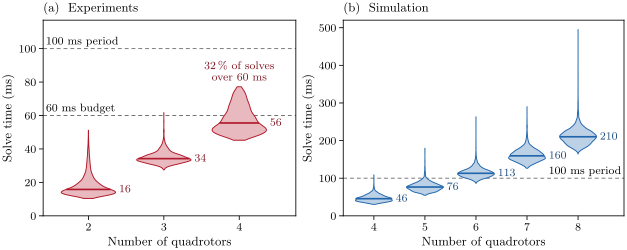

Reproduce this figure in Python.
#!/usr/bin/env python3
"""5 Nov copy of review_2026-10-30/fig_solve_time.py: real world red and simulation blue, as in fig_summary; 'quadrotors'.

The planner's solve time per tick against the number of carriers, as flown at five SQP iterations per tick.

Message: the solve grows with the team. On the ground computer, in flight, every solve finished inside the 100 ms
period; the median was 16, 34 and 56 ms with two, three and four carriers, and with four a third of the solves ran
past the 60 ms budget. In simulation, on a different computer, the median grew to 210 ms with eight.
Hero: (a) the real-world distributions (violins), the 60 ms budget and the 100 ms period dashed grey. (b) the same in
simulation, smaller and in the other colour: a different computer, no budget, and slower than real time.
Left out: the rest of the tick (references, publishing, logging: in index.md), the 22 Oct flights (an older code
tree, 0.55 m cables), ticks without a solve (log rows whose `published` is not 'solved' repeat the last solve time:
after touchdown and before the lift), the budget line in (b) (the simulation has none). Each violin spans all its solves.
Data: the planner log (logs/dissipative_planner/*/log.csv), phase 'planner', published 'solved', solve_ms grouped by
its column n. Real world: 28 Oct (pair) and 29 Oct (triangle, four) flights, tree 413ec0e (the planner unchanged in
the working copy). Simulation: lab batch 18 (R2764-R2779), tree week7 63b504f, two runs at a time, RTF 0.22-0.25.
"""
import glob
import os
import sys

import numpy as np
import pandas as pd

sys.path.insert(0, os.path.join(os.path.dirname(os.path.abspath(__file__)), '..', 'review_2026-10-30'))
from review30_style import S, TEXT  # noqa: E402
TEXT_OF = {S.RED: '#7d111e', S.BLUE: '#174778'}     # value labels at 70 % (Wesley 14 Nov: the text was too light)
S.HERE = os.path.dirname(os.path.abspath(__file__))     # save beside this 5 Nov copy

RIG = os.path.join(S.REPO, 'results', 'rig')
REAL = {2: [('2026-10-28', f) for f in ('f2a', 'ls2a', 'ls2b_4', 'f2b', 'f2c')],
        3: [('2026-10-29', f) for f in ('sq2_5', 'sq3', 'sq4_5', 'sq5_2', 'k1_4')],
        4: [('2026-10-29', f) for f in ('h4', 'h4f_3', 'f4')]}
SIM = [f'R{r}' for r in range(2764, 2780)]
BUDGET_MS, PERIOD_MS = 60.0, 100.0


def solved(path):
    d = pd.read_csv(path, low_memory=False)
    return d[(d.phase == 'planner') & (d.published == 'solved')]


def load_real():
    out = {}
    for n, flights in REAL.items():
        parts = []
        for day, name in flights:
            (path,) = glob.glob(os.path.join(RIG, day, f'{name}_logs', 'logs', 'dissipative_planner', '*', 'log.csv'))
            p = solved(path)
            assert (p.n == n).all(), (name, sorted(p.n.unique()))
            parts.append(p)
        out[n] = pd.concat(parts)
    return out


def load_sim():
    out = {}
    for rid in SIM:
        (path,) = glob.glob(os.path.join(S.REPO, 'results', '2026-10-2*', f'{rid}_*', 'logs', 'dissipative_planner',
                                         '*', 'log.csv'))
        for n, g in solved(path).groupby('n'):
            out.setdefault(int(n), []).append(g)
    return {n: pd.concat(v) for n, v in sorted(out.items())}


def summary(label, groups):
    print(f'{label}: n, ticks, solve p50 / p95 / max (ms), over {BUDGET_MS:.0f} ms, cut short (<5 SQP), '
          f'tick p50 / p95 (ms), tick over {PERIOD_MS:.0f} ms')
    for n, g in groups.items():
        s, t = g.solve_ms.to_numpy(float), g.tick_ms.to_numpy(float)
        print(f'  {n}  {s.size:5d}  {np.median(s):6.1f} {np.percentile(s, 95):6.1f} {s.max():6.1f}  '
              f'{100 * np.mean(s > BUDGET_MS):5.1f} %  {100 * np.mean(g.sqp_calls < 5):4.1f} %  '
              f'{np.median(t):6.1f} {np.percentile(t, 95):6.1f}  {100 * np.mean(t > PERIOD_MS):4.1f} %')


def tint(colour, a):
    """colour mixed with white: a = 1 is the colour, 0 is white."""
    rgb = np.array(S.plt.matplotlib.colors.to_rgb(colour))
    return tuple(1.0 - a * (1.0 - rgb))


def violins(ax, groups, colour, half_width=0.36):
    """One violin per team size over all its solves, shortest to longest: a Gaussian kernel density (Scott's
    bandwidth) scaled to the same widest half-width for every team size; the median as a bar across it, its value
    beside it."""
    from scipy.stats import gaussian_kde
    for n, g in groups.items():
        s = g.solve_ms.to_numpy(float)
        y = np.linspace(s.min(), s.max(), 400)
        dens = gaussian_kde(s)(y)
        w = half_width * dens / dens.max()
        ax.fill_betweenx(y, n - w, n + w, facecolor=tint(colour, 0.3), edgecolor=colour, lw=0.7, zorder=2)
        med = float(np.median(s))
        wm = float(np.interp(med, y, w))
        ax.plot([n - wm, n + wm], [med, med], color=colour, lw=S.LW_HERO, solid_capstyle='butt', zorder=3)
        ax.annotate(f'{med:.0f}', xy=(n + w.max(), med), xytext=(2.5, 0), textcoords='offset points', ha='left',
                    va='center', fontsize=8, color=TEXT_OF[colour])


def ref(ax, y, text, x, ha):
    ax.axhline(y, **S.REF)
    ax.annotate(text, xy=(x, y), xycoords=('axes fraction', 'data'), xytext=(2 if ha == 'left' else -2, 1.5),
                textcoords='offset points', ha=ha, va='bottom', fontsize=8, color=TEXT)


def main():
    real, sim = load_real(), load_sim()
    summary('real world', real)
    summary('simulation', sim)

    S.setup()
    fig = S.figure('full', 2.5)
    gs = fig.add_gridspec(1, 2, width_ratios=[3.6, 4.0])
    ax_r, ax_s = fig.add_subplot(gs[0]), fig.add_subplot(gs[1])

    violins(ax_r, real, S.RED)
    violins(ax_s, sim, S.BLUE)

    # (a) the budget and the period of the ground computer; (b) the period only (no budget in simulation, and its
    # period is simulated time)
    ref(ax_r, BUDGET_MS, '60 ms budget', 0.0, 'left')
    ref(ax_r, PERIOD_MS, '100 ms period', 0.0, 'left')
    ref(ax_s, PERIOD_MS, '100 ms period', 1.0, 'right')
    s4 = real[4].solve_ms.to_numpy(float)
    ax_r.annotate(f'{100 * np.mean(s4 > BUDGET_MS):.0f}\\,\\% of solves\nover 60 ms', xy=(4, s4.max()), xytext=(0, 3),
                  textcoords='offset points', ha='center', va='bottom', fontsize=8, color=TEXT_OF[S.RED])

    ax_r.set_xlim(1.4, 4.75)
    ax_r.set_xticks([2, 3, 4])
    ax_r.set_ylim(0, 117)
    ax_r.set_yticks([0, 20, 40, 60, 80, 100])
    ax_s.set_xlim(3.4, 8.9)
    ax_s.set_xticks([4, 5, 6, 7, 8])
    ax_s.set_ylim(0, 520)
    ax_s.set_yticks([0, 100, 200, 300, 400, 500])
    for ax in (ax_r, ax_s):
        ax.set_ylabel('Solve time (ms)')
        ax.set_xlabel('Number of quadrotors')
    S.panel(ax_r, 'a', 'Experiments')
    S.panel(ax_s, 'b', 'Simulation')
    S.save(fig, 'fig_solve_time')


if __name__ == '__main__':
    main()
